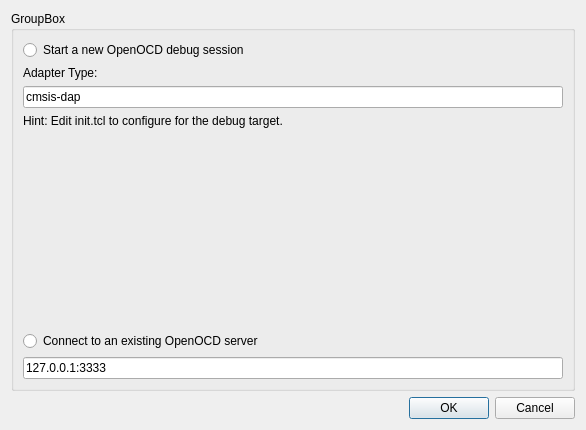
<?xml version="1.0" encoding="UTF-8"?>
<ui version="4.0">
 <class>Dialog</class>
 <widget class="QDialog" name="Dialog">
  <property name="geometry">
   <rect>
    <x>0</x>
    <y>0</y>
    <width>586</width>
    <height>430</height>
   </rect>
  </property>
  <property name="windowTitle">
   <string>New connection</string>
  </property>
  <layout class="QVBoxLayout" name="verticalLayout_2">
   <item>
    <widget class="QGroupBox" name="groupBox">
     <property name="title">
      <string>GroupBox</string>
     </property>
     <layout class="QGridLayout" name="gridLayout">
      <item row="4" column="0">
       <widget class="QLabel" name="label_2">
        <property name="text">
         <string>Hint: Edit init.tcl to configure for the debug target.</string>
        </property>
       </widget>
      </item>
      <item row="7" column="0">
       <widget class="QLineEdit" name="lineEdit">
        <property name="text">
         <string>127.0.0.1:3333</string>
        </property>
       </widget>
      </item>
      <item row="6" column="0">
       <widget class="QRadioButton" name="radioConnect">
        <property name="text">
         <string>Connect to an existing OpenOCD server</string>
        </property>
       </widget>
      </item>
      <item row="3" column="0">
       <widget class="QLineEdit" name="txtInterface">
        <property name="text">
         <string>cmsis-dap</string>
        </property>
       </widget>
      </item>
      <item row="1" column="0">
       <widget class="QLabel" name="label">
        <property name="text">
         <string>Adapter Type:</string>
        </property>
       </widget>
      </item>
      <item row="0" column="0">
       <widget class="QRadioButton" name="radioNew">
        <property name="text">
         <string>Start a new OpenOCD debug session</string>
        </property>
       </widget>
      </item>
      <item row="5" column="0">
       <spacer name="verticalSpacer">
        <property name="orientation">
         <enum>Qt::Vertical</enum>
        </property>
        <property name="sizeHint" stdset="0">
         <size>
          <width>20</width>
          <height>40</height>
         </size>
        </property>
       </spacer>
      </item>
     </layout>
    </widget>
   </item>
   <item>
    <widget class="QDialogButtonBox" name="buttonBox">
     <property name="orientation">
      <enum>Qt::Horizontal</enum>
     </property>
     <property name="standardButtons">
      <set>QDialogButtonBox::Cancel|QDialogButtonBox::Ok</set>
     </property>
    </widget>
   </item>
  </layout>
 </widget>
 <resources/>
 <connections>
  <connection>
   <sender>buttonBox</sender>
   <signal>accepted()</signal>
   <receiver>Dialog</receiver>
   <slot>accept()</slot>
   <hints>
    <hint type="sourcelabel">
     <x>248</x>
     <y>254</y>
    </hint>
    <hint type="destinationlabel">
     <x>157</x>
     <y>274</y>
    </hint>
   </hints>
  </connection>
  <connection>
   <sender>buttonBox</sender>
   <signal>rejected()</signal>
   <receiver>Dialog</receiver>
   <slot>reject()</slot>
   <hints>
    <hint type="sourcelabel">
     <x>316</x>
     <y>260</y>
    </hint>
    <hint type="destinationlabel">
     <x>286</x>
     <y>274</y>
    </hint>
   </hints>
  </connection>
 </connections>
</ui>
